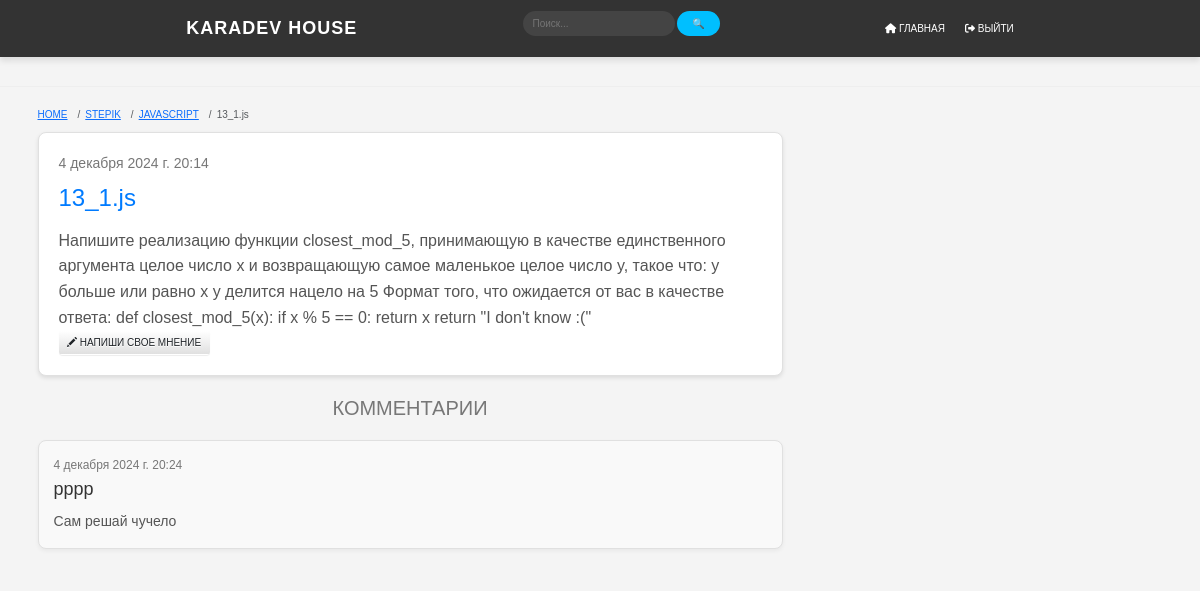
Page /stepik/js/909/ on the earlier database version.
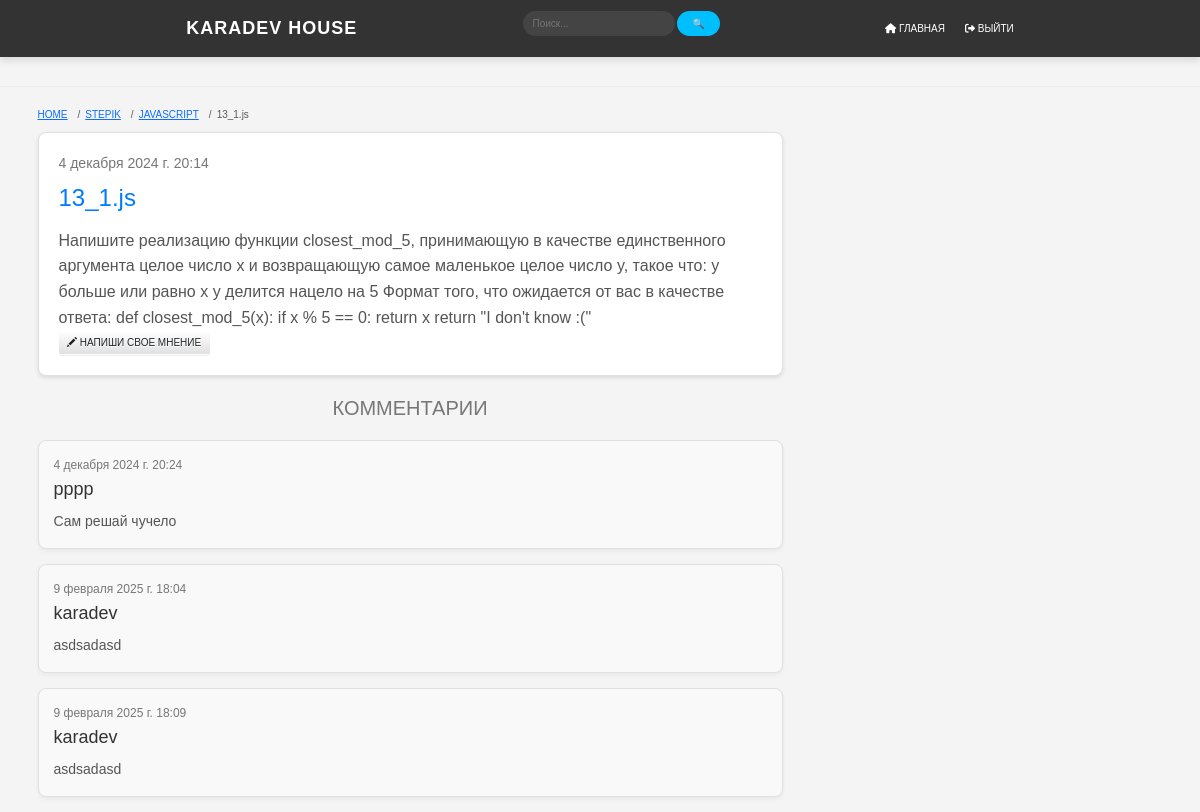
Same page on the later database version.
### stepik/models.py (models this page shows, shortened)
class Taskjs(models.Model):
    title = models.CharField(max_length=200)
    text = models.TextField()
    created_date = models.DateTimeField(default=timezone.now)
    published_date = models.DateTimeField(blank=True, null=True)
    author = models.ForeignKey(settings.AUTH_USER_MODEL, on_delete=models.CASCADE)

class Decisionjs(models.Model):
    task = models.ForeignKey(Taskjs, on_delete=models.CASCADE)
    text = models.TextField()
    created_date = models.DateTimeField(default=timezone.now)
    published_date = models.DateTimeField(blank=True, null=True)
    author = models.ForeignKey(settings.AUTH_USER_MODEL, on_delete=models.CASCADE)

### stepik/views.py (the view)
# urls.py: path('js/<int:pk>/', views.js_task_detail, name='js_task_detail'),
def js_task_detail(request, pk):
    task = get_object_or_404(Taskjs, pk=pk)
    decisions = Decisionjs.objects.filter(task=task)
    return render(request, 'stepik/js/js_task_detail.html',
                  {
                      'task': task,
                      'decisions': decisions
                   }
                )

### blog/templates/stepik/js/js_task_detail.html
{% extends 'blog/base.html' %}
{% block content %}
    <nav aria-label="breadcrumb">
        <ol class="breadcrumb">
          <li class="breadcrumb-item"><a href="{% url 'cards' %}">HOME</a></li>
          <li class="breadcrumb-item"><a href="{% url 'teleport_stepik' %}">STEPIK</a></li>
          <li class="breadcrumb-item"><a href="{% url 'js_task_list' %}">JAVASCRIPT</a></li>
          <li class="breadcrumb-item active" aria-current="page">{{ task.title }}</li>
        </ol>
      </nav>
    <div class="task">
        <div class="date">
            {{ task.published_date }}
        </div>
        <h1><a href="{% url 'js_task_detail' pk=task.pk %}">{{ task.title }}</a></h1>
        <p>{{ task.text|linebreaksbr }}</p>
        <a class="btn btn-default" href="{% url 'answer_new' %}"><span class="glyphicon glyphicon-pencil"></span> НАПИШИ СВОЕ МНЕНИЕ</a>
    </div>
        <h2>КОММЕНТАРИИ</h2>
    {% for decision in decisions %}
        <div class="decision">
            {% if decision.published_date %}
                <div class="date">
                    {{ decision.published_date}}
                </div>
            {% endif %}
            <h3>{{ decision.author }}</h3>
            <p>{{ decision.text|linebreaksbr }}</p>
        </div>
    {% empty %}
        <h2>No comments here yet :(</h2>
    {% endfor %}
{% endblock %}

### blog/templates/blog/base.html (shortened to what this page needs)
{% load static %}
<html xmlns="http://www.w3.org/1999/html">
<head>
    <link rel="stylesheet" href="//maxcdn.bootstrapcdn.com/bootstrap/3.2.0/css/bootstrap.min.css">
    <link rel="stylesheet" href="//maxcdn.bootstrapcdn.com/bootstrap/3.2.0/css/bootstrap-theme.min.css">
    <link href="https://cdn.jsdelivr.net/npm/bootstrap@5.3.3/dist/css/bootstrap.min.css" rel="stylesheet">
    <link rel="stylesheet" href="https://use.fontawesome.com/releases/v6.4.2/css/all.css">
    <link rel="stylesheet" href="{% static 'css/navbar.css' %}">
    <link rel="stylesheet" href="{% static 'css/pag.css' %}">
    <link rel="stylesheet" href="{% static 'css/post_create.css' %}">
    <link rel="stylesheet" href="{% static 'css/stepik_post_answer.css' %}">
    <link rel="stylesheet" href="{% static 'css/post_list.css' %}">
</head>
<body>
<div class="page-header mt-0 rounded-0">
    <nav class="navbar rounded-0">
        <div class="logo">Karadev House</div>
            <div class="search-container" id="id_search-container">
                <form action="{% url 'global_search' %}" method="get">
                    <input id="search_text_id" type="search" name="q" class="search_text" value="{{ query }}" placeholder="Поиск..." />
                    <button type="submit" class="search_btn" id="search_id">🔍</button>
                </form>
            </div>
        <ul class="nav-links">
            <li><a href="{% url 'cards' %}"><i class="fa-solid fa-house"></i> ГЛАВНАЯ</a></li>
            <li><a href="{% url 'logout' %}"><i class="fa-solid fa-right-from-bracket"></i> ВЫЙТИ</a></li>
        </ul>
    </nav>
</div>
<div class="content container">
    <div class="row">
        <div class="col-md-8">
            {% block content %}
            {% endblock %}
        </div>
    </div>
</div>
</body>
</html>

### static/css/navbar.css (style rules this page uses)
body { margin: 0; font-family: 'Arial', sans-serif; background-color: #f4f4f4; }
.navbar { display: flex; justify-content: space-between; align-items: center; background-color: #333; padding: 1rem 2rem; box-shadow: 0 4px 6px rgba(0, 0, 0, 0.1); }
.logo { color: #fff; font-size: 1.8rem; font-weight: bold; letter-spacing: 1px; text-transform: uppercase; }
.nav-links { list-style: none; display: flex; gap: 2rem; margin: 0; padding: 0; }
.nav-links li { display: flex; justify-content: center; align-items: center; }
.nav-links li a { text-decoration: none; color: #fff; font-size: 1rem; font-weight: 500; transition: color 0.3s ease, transform 0.3s ease; position: relative; }
.nav-links li a::after { content: ''; position: absolute; width: 0; height: 2px; background-color: #00bfff; bottom: -5px; left: 0; transition: width 0.3s ease; }
.search-container { display: flex; align-items: center; gap: 0.5rem; }
.search-container input { padding: 0.5rem 1rem; border: none; border-radius: 25px; outline: none; font-size: 1rem; background-color: #444; color: #fff; transition: background-color 0.3s ease, box-shadow 0.3s ease; }
.search-container button { padding: 0.5rem 1.5rem; border: none; background-color: #00bfff; color: white; border-radius: 25px; cursor: pointer; font-size: 1rem; font-weight: 500; transition: background-color 0.3s ease, transform 0.3s ease; }

### static/css/post_list.css (style rules this page uses)
.task, .post { background-color: #ffffff; border: 1px solid #e0e0e0; border-radius: 8px; padding: 20px; margin-bottom: 20px; box-shadow: 0 2px 4px rgba(0, 0, 0, 0.1); transition: box-shadow 0.3s ease; }
.date { color: #777; font-size: 14px; margin-bottom: 10px; }
.task h1, .post h1 { font-size: 24px; margin: 0 0 15px 0; color: #333; }
.task h1 a, .post h1 a { color: #007bff; text-decoration: none; transition: color 0.3s ease; }
.task p, .post p { font-size: 16px; line-height: 1.6; color: #555; margin: 0; }
h2 { font-size: 20px; color: #777; text-align: center; margin: 20px 0; }
.decision { background-color: #f9f9f9; border: 1px solid #e0e0e0; border-radius: 8px; padding: 15px; margin-bottom: 15px; box-shadow: 0 2px 4px rgba(0, 0, 0, 0.05); }
.decision h3 { font-size: 18px; color: #333; margin: 0 0 10px 0; }
.decision p { font-size: 14px; line-height: 1.6; color: #555; margin: 0; }
.decision .date { color: #777; font-size: 12px; margin-bottom: 5px; }

Differences in the rows shown:
added Decisionjs: published_date "9 февраля 2025 г. 18:04", author "karadev", text "asdsadasd"
added Decisionjs: published_date "9 февраля 2025 г. 18:09", author "karadev", text "asdsadasd"
